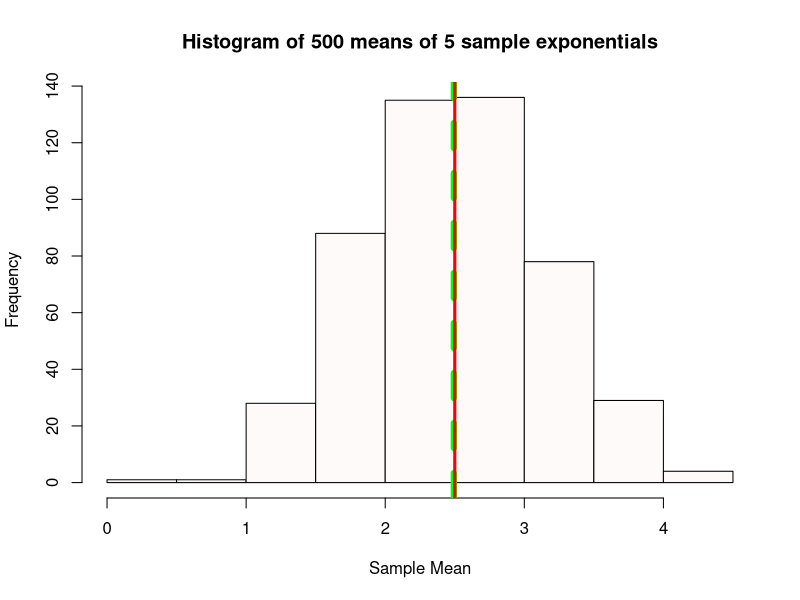
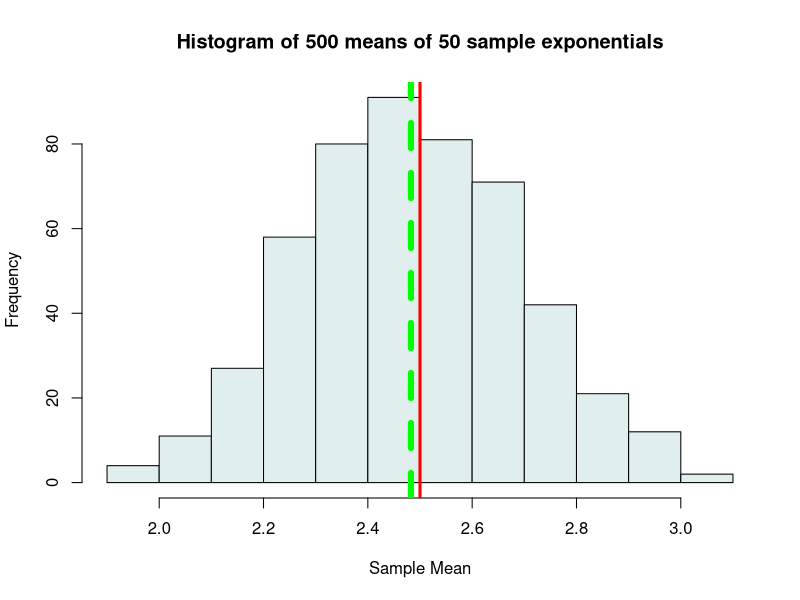
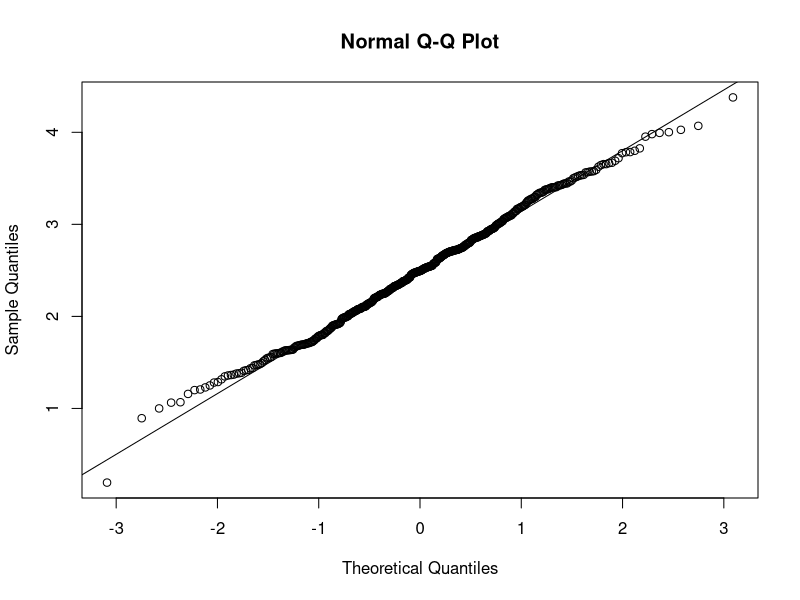
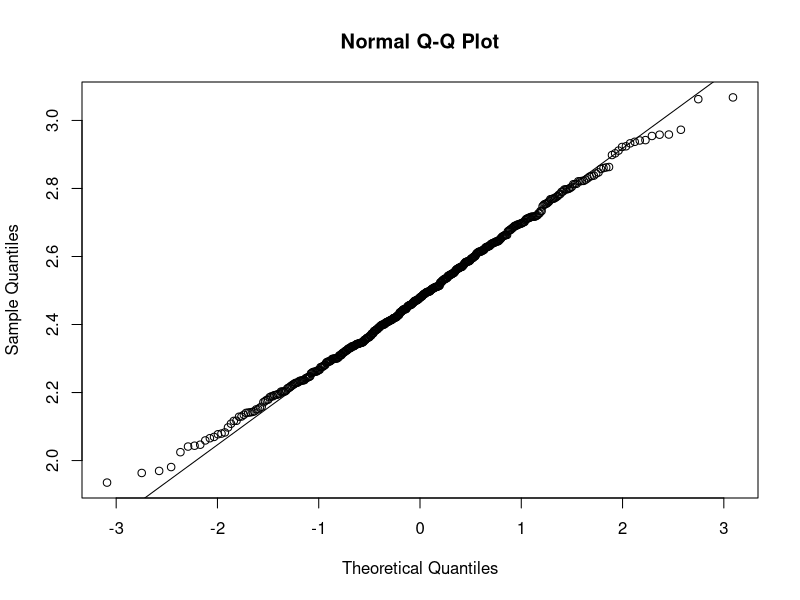

Write the R code that produced these figures, in order.
## ---- chunk 1
knitr::opts_chunk$set(echo = TRUE)
## ---- chunk 2
###Algorithm)
sampleMeans = 500
storedData5 = rep(NA, sampleMeans)
storedData50 = rep(NA, sampleMeans)

for (i in 1:sampleMeans){
  arrayVal5 = runif(5, min = 0, max = 5)
  arrayVal50 = runif(50, min = 0, max = 5)
  
  average5 <- mean(arrayVal5)
  average50 <- mean(arrayVal50)
  
  storedData5[i] <- average5
  storedData50[i] <- average50
}
## ---- chunk 3
paste0("Mean for Sample Size 5: ", mean(storedData5))
paste0("Mean for Sample Size 50: ", mean(storedData50))

theoreticalMean <-  (0.5*(0+5))
paste0("Theoretical value for the uniform sample means: ", theoreticalMean)
## ---- chunk 4
paste0("Variance for Sample Size 5: ", var(storedData5))
paste0("Variance for Sample Size 50: ", var(storedData50))

theoreticalVar  <- ((1/12)*(5-0)^2)
paste0("Theoretical value for the sample variance: ", theoreticalVar )
## ---- chunk 5
hist(storedData5, col="snow", main="Histogram of 500 means of 5 sample exponentials"
     , xlab="Sample Mean", ylab="Frequency")
abline(v=mean(storedData5), col="green", lwd=6, lty=2)
abline(v=theoreticalMean, col="red", lwd=3)

hist(storedData50, col="azure2", main="Histogram of 500 means of 50 sample exponentials"
     , xlab="Sample Mean", ylab="Frequency")
abline(v=mean(storedData50), col="green", lwd=6, lty=2)
abline(v=theoreticalMean, col="red", lwd=3)
## ---- chunk 6
x <- storedData5
y <- storedData50
qqnorm(x)
qqline(x)
qqnorm(y)
qqline(y)
## ---- chunk 7
m2 <- 50
p2 <- 0.2
n = 5
X <- rbinom(m2,prob = p2, size = m2)
bMeans <- 40000
xMeanArray <- array(dim = bMeans)
for(i in 1:bMeans){
  # sample(<your_vector_of_50_binomial_random_numbers>, sample = 50, replace = TRUE)
  xMeanArray[i] <- mean(sample(X, n, replace = TRUE))
}
v <- var(xMeanArray)
## ---- chunk 8
paste0("Bootstrap Variance: " , v)
## ---- chunk 9
#theoretical = np(1-p)/n
t <- m2*p2*(1-p2)/m2
paste0("Theoretical variance: ", t)
